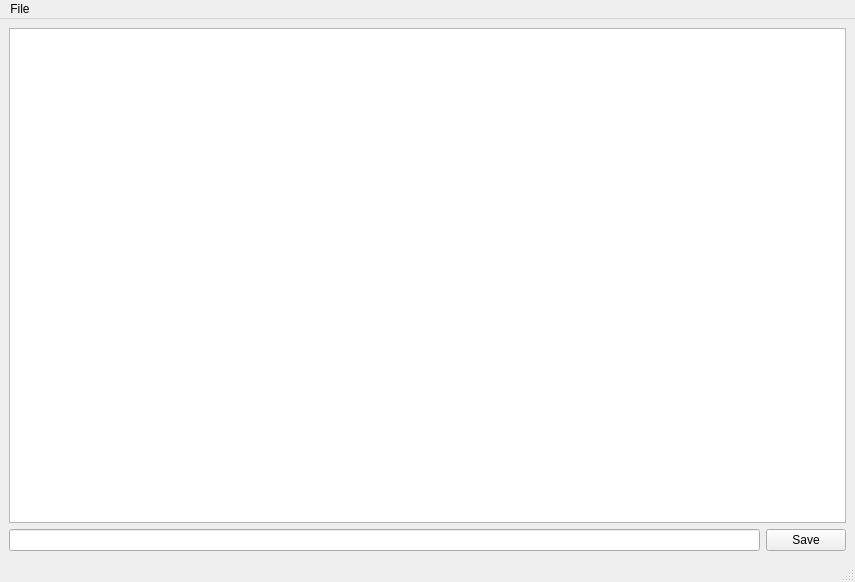
<?xml version="1.0" encoding="UTF-8"?>
<ui version="4.0">
 <class>MainWindow</class>
 <widget class="QMainWindow" name="MainWindow">
  <property name="geometry">
   <rect>
    <x>0</x>
    <y>0</y>
    <width>855</width>
    <height>582</height>
   </rect>
  </property>
  <property name="windowTitle">
   <string>P5 Table Editor</string>
  </property>
  <widget class="QWidget" name="centralwidget">
   <layout class="QGridLayout" name="gridLayout">
    <item row="1" column="2">
     <layout class="QHBoxLayout" name="horizontalLayout_2">
      <item>
       <widget class="QLineEdit" name="textedit"/>
      </item>
      <item>
       <widget class="QPushButton" name="save">
        <property name="text">
         <string>Save</string>
        </property>
       </widget>
      </item>
     </layout>
    </item>
    <item row="0" column="2">
     <layout class="QHBoxLayout" name="horizontalLayout">
      <item>
       <widget class="QListWidget" name="list"/>
      </item>
     </layout>
    </item>
   </layout>
  </widget>
  <widget class="QMenuBar" name="menubar">
   <property name="geometry">
    <rect>
     <x>0</x>
     <y>0</y>
     <width>855</width>
     <height>20</height>
    </rect>
   </property>
   <widget class="QMenu" name="menuFile">
    <property name="title">
     <string>File</string>
    </property>
    <addaction name="actionOpen"/>
   </widget>
   <addaction name="menuFile"/>
  </widget>
  <widget class="QStatusBar" name="statusbar"/>
  <action name="actionOpen">
   <property name="text">
    <string>Open</string>
   </property>
  </action>
 </widget>
 <resources/>
 <connections/>
</ui>
